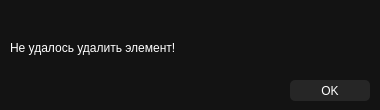
<?xml version="1.0" encoding="UTF-8"?>
<ui version="4.0">
 <class>UnableToRemoveNodeFromTheTree</class>
 <widget class="QDialog" name="UnableToRemoveNodeFromTheTree">
  <property name="geometry">
   <rect>
    <x>0</x>
    <y>0</y>
    <width>380</width>
    <height>110</height>
   </rect>
  </property>
  <property name="minimumSize">
   <size>
    <width>380</width>
    <height>110</height>
   </size>
  </property>
  <property name="maximumSize">
   <size>
    <width>380</width>
    <height>110</height>
   </size>
  </property>
  <property name="windowTitle">
   <string>Ошибка!</string>
  </property>
  <property name="styleSheet">
   <string notr="true">#UnableToRemoveNodeFromTheTree {
background-color: #131313;
color: #ffffff;
border-radius: 5px;
}</string>
  </property>
  <widget class="QPushButton" name="pushButton">
   <property name="geometry">
    <rect>
     <x>290</x>
     <y>80</y>
     <width>80</width>
     <height>21</height>
    </rect>
   </property>
   <property name="styleSheet">
    <string notr="true">#pushButton{
	background-color: rgb(38, 38, 38);
	border: none;
	color:#ffffff;
	border-radius: 5px;
}

#pushButton:hover{
	border: 1px solid #393939
}

#pushButton:pressed{
	background-color: #393939;
}</string>
   </property>
   <property name="text">
    <string>OK</string>
   </property>
  </widget>
  <widget class="QLabel" name="label">
   <property name="geometry">
    <rect>
     <x>10</x>
     <y>40</y>
     <width>301</width>
     <height>16</height>
    </rect>
   </property>
   <property name="styleSheet">
    <string notr="true">color: #ffffff;</string>
   </property>
   <property name="text">
    <string>Не удалось удалить элемент!</string>
   </property>
  </widget>
 </widget>
 <resources/>
 <connections/>
</ui>
